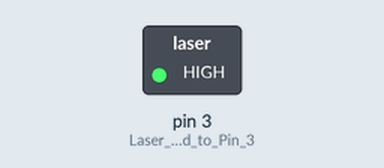
The sketch below on a simulated Arduino Uno, built with avr-gcc and run on an emulated ATmega328P. Parts: switched loads named in the sketch (green lamp = pin HIGH).

Above: at 0.1 s.
At 1.9 s:
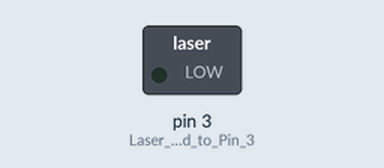
Timing chart, 0 to 3.4 s (numbered marks = the images above):
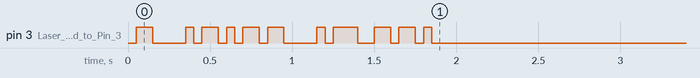

The sketch:

tx.ino
```cpp
void stringToBinary(const char *input, char output[][9], int length) {
    for (int i = 0; i < length; i++) {
        for (int j = 7; j >= 0; j--) {
            output[i][7 - j] = (input[i] & (1 << j)) ? '1' : '0';
        }
        output[i][8] = '\0'; // Null-terminate each binary string
    }
}

void setup() {
    Serial.begin(9600);
    pinMode(3, OUTPUT);  // Laser connected to Pin 3
        char text[] = "akash";
    int length = sizeof(text) - 1; // Exclude null terminator
    char binaryArray[length][9];

    stringToBinary(text, binaryArray, length);

    for (int i = 0; i < length; i++) {
        for (int j = 0; j < 8; j++) {
            int bitValue = binaryArray[i][j] - '0';
            digitalWrite(3, bitValue);
            delay(50);
        }
    }

}

void loop() {
  digitalWrite(3,LOW);
}
```
